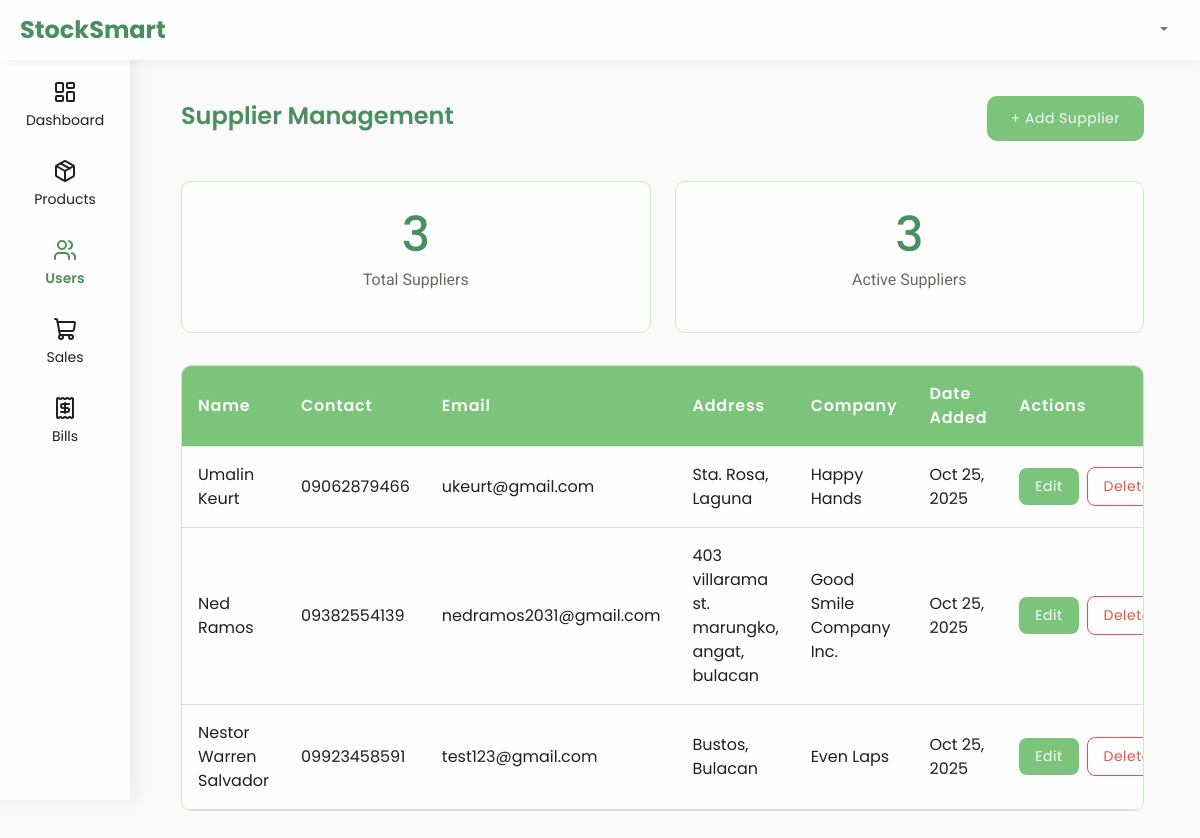
Screenshot of /suppliers/ with the database file from the repository.
### pages/models.py (models this page shows, shortened)
class Supplier(models.Model):
    name = models.CharField(max_length=100)
    contact = models.CharField(max_length=20)
    email = models.EmailField()
    address = models.TextField()
    company = models.CharField(max_length=100, blank=True, null=True)  # ✅ Add this
    is_active = models.BooleanField(default=True)
    date_added = models.DateTimeField(auto_now_add=True)

### pages/views.py (the view)
# urls.py: path('suppliers/', views.suppliers, name='suppliers'),
def suppliers(request):
    suppliers = Supplier.objects.all()
    total_suppliers = suppliers.count()
    active_suppliers = suppliers.filter(is_active=True).count()
    return render(request, 'admin/suppliers.html', {
        'suppliers': suppliers,
        'total_suppliers': total_suppliers,
        'active_suppliers': active_suppliers
    })

### pages/templates/admin/suppliers.html (shortened to what this page needs)
{% extends 'navigation/navbar.html' %}
{% block content %}
<div class="products-container">
  <div class="page-header">
    <h2 class="page-title">Supplier Management</h2>
    <button class="btn-add-product" data-bs-toggle="modal" data-bs-target="#addSupplierModal">
      + Add Supplier
    </button>
  </div>
  <div class="stats-grid">
    <div class="stat-card">
      <h3>{{ total_suppliers }}</h3>
      <p>Total Suppliers</p>
    </div>
    <div class="stat-card">
      <h3>{{ active_suppliers }}</h3>
      <p>Active Suppliers</p>
    </div>
  </div>
  <div class="table-wrapper">
    <table class="supplier-table">
      <thead>
        <tr>
          <th>Name</th>
          <th>Contact</th>
          <th>Email</th>
          <th>Address</th>
          <th>Company</th>
          <th>Date Added</th>
          <th>Actions</th>
        </tr>
      </thead>
      <tbody>
        {% for supplier in suppliers %}
        <tr>
          <td>{{ supplier.name }}</td>
          <td>{{ supplier.contact }}</td>
          <td>{{ supplier.email }}</td>
          <td>{{ supplier.address }}</td>
          <td>{{ supplier.company }}</td>
          <td>{{ supplier.date_added|date:"M d, Y" }}</td>
          <td>
            <div class="action-buttons">
              <button class="btn-action btn-edit" data-bs-toggle="modal" data-bs-target="#editSupplierModal{{ supplier.id }}">
                Edit
              </button>
              <a href="{% url 'pages:delete_supplier' supplier.id %}"
                 class="btn-action btn-delete"
                 onclick="return confirmDelete('{{ supplier.name }}');">
                 Delete
              </a>
            </div>
          </td>
        </tr>
        {% empty %}
        <tr>
          <td colspan="7" class="empty-row">No suppliers found.</td>
        </tr>
        {% endfor %}
      </tbody>
    </table>
  </div>
</div>
{% endblock %}

### pages/static/css/productpage.css (style rules this page uses)
:root { --font-heading: 'Poppins', sans-serif; --font-body: 'Roboto', sans-serif; --primary-bg: #fafafa; --secondary-bg: #e6efe3; --sidebar-bg: #fefefe; --header-bg: #fefefe; --text-primary: #1f201f; --text-secondary: #666b65; --accent-green: #7cc37b; --accent-green-light: #cfe8cb; --accent-green-dark: #4b8e5f; --border: #d2d8cf; --alert-red: #e5534b; --alert-red-light: #f7d6d3; --alert-red-dark: #b7322c; font-size: 16px; --fs-xs: 0.75rem; --fs-sm: 0.875rem; --fs-base: 1rem; --fs-lg: 1.125rem; --fs-xl: 1.25rem; --fs-2xl: 1.5rem; --fs-3xl: 1.875rem; --fs-4xl: 2.25rem; --fs-5xl: 3rem; --fs-6xl: 4rem; --fs-fluid-sm: clamp(0.875rem, 0.8vw, 1rem); --fs-fluid-md: clamp(1rem, 1vw, 1.25rem); --fs-fluid-lg: clamp(1.5rem, 2vw, 2.25rem); --fs-fluid-xl: clamp(2rem, 3vw, 3rem); --fs-fluid-xxl: clamp(3rem, 5vw, 5rem); --lh-tight: 1.2; --lh-normal: 1.5; --lh-relaxed: 1.7; --fw-regular: 400; --fw-medium: 500; --fw-semibold: 600; --fw-bold: 700; }
* { padding: 0; margin: 0; box-sizing: border-box; font-family: var(--font-heading); }
.products-container { max-width: 1700px; margin: 0 auto; padding: 1rem 1.5rem; }
.page-header { display: flex; justify-content: space-between; align-items: center; margin-bottom: 2.5rem; }
.page-title { font-size: var(--fs-2xl); font-weight: var(--fw-semibold); color: var(--accent-green-dark); margin-bottom: 0.25rem; }
.btn-add-product { font-size: var(--fs-sm); font-weight: var(--medium); letter-spacing: 0.5px; font-family: var(--font-heading); padding: 0.75rem 1.5rem; border-radius: 10px; border: none; background-color: var(--accent-green); color: var(--primary-bg); transition: background-color 0.3s ease; }
.btn-action { flex: 1; display: flex; align-items: center; justify-content: center; padding: 0.65rem; border-radius: 10px; font-size: var(--fs-sm); cursor: pointer; transition: all 0.2s; border: none; text-decoration: none; transition: background-color 0.3s ease; font-weight: var(--medium); letter-spacing: 0.5px; font-family: var(--font-heading); }
.btn-edit { background: var(--accent-green); color: var(--primary-bg); }
.btn-delete { border: 1px solid var(--alert-red); color: var(--alert-red); }

### pages/static/css/header&footer.css (style rules this page uses)
:root { --font-heading: 'Poppins', sans-serif; --font-body: 'Roboto', sans-serif; --primary-bg: #fafafa; --secondary-bg: #e6efe3; --sidebar-bg: #fefefe; --header-bg: #fefefe; --text-primary: #1f201f; --text-secondary: #666b65; --accent-green: #7cc37b; --accent-green-light: #cfe8cb; --accent-green-dark: #4b8e5f; --border: #d2d8cf; }
body { min-height: 100vh; font-family: var(--font-body); background: var(--primary-bg); color: var(--text-primary); display: flex; flex-direction: column; }

### rows the page displays
Supplier: name "Umalin Keurt", contact "09062879466", email "ukeurt@gmail.com", address "Sta. Rosa, Laguna", company "Happy Hands", date_added "Oct 25, 2025"
Supplier: name "Ned Ramos", contact "09382554139", email "nedramos2031@gmail.com", address "403 villarama st. marungko, angat, bulacan", company "Good Smile Company Inc.", date_added "Oct 25, 2025"
Supplier: name "Nestor Warren Salvador", contact "09923458591", email "test123@gmail.com", address "Bustos, Bulacan", company "Even Laps", date_added "Oct 25, 2025"

### other values shown
{{ total_suppliers }} "3"
{{ active_suppliers }} "3"
